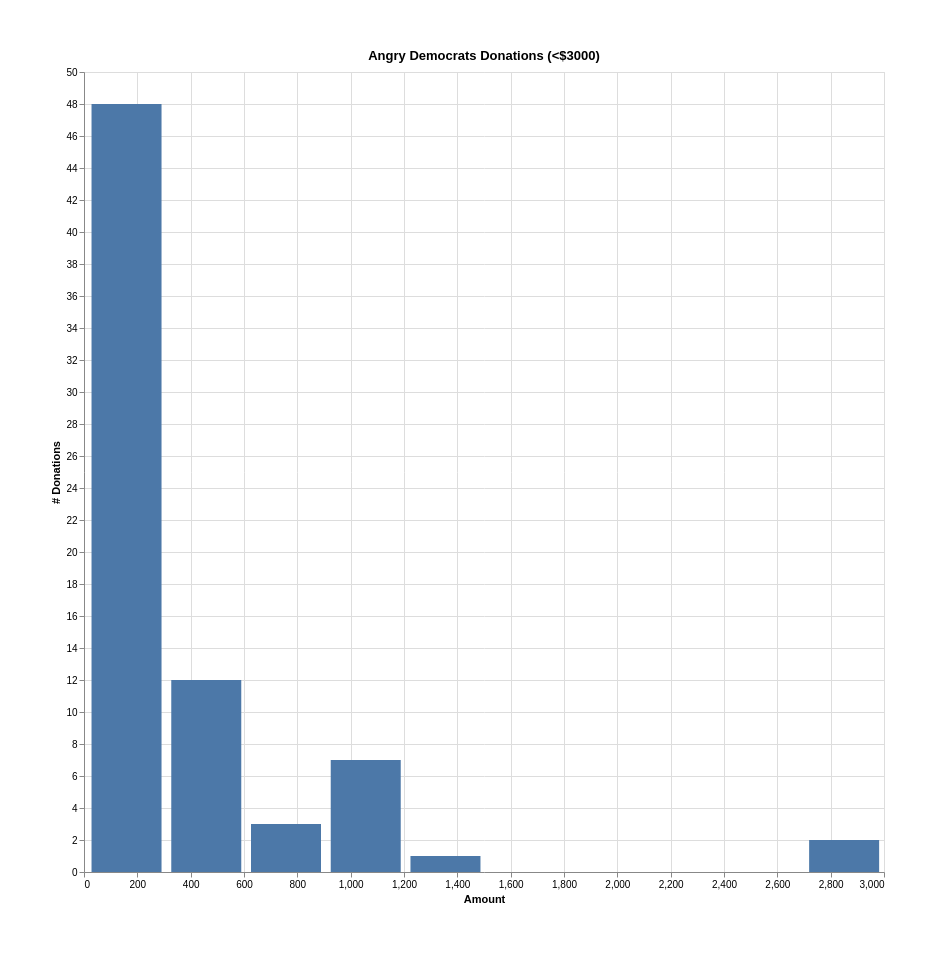

Express this chart as Vega-Lite.
### Vega-Lite specification from a JSON file in a GitHub repository (floating-point values rounded to 4 significant figures)
{"config": {"view": {"height": 800, "width": 800}, "padding": 50}, "mark": {"binSpacing": 1, "size": 70, "type": "bar"}, "data": {"values": [{"Amount": 159.5, "count": 48}, {"Amount": 458.5, "count": 12}, {"Amount": 757.5, "count": 3}, {"Amount": 1056.0, "count": 7}, {"Amount": 1356.0, "count": 1}, {"Amount": 1654.0, "count": 0}, {"Amount": 1954.0, "count": 0}, {"Amount": 2252.0, "count": 0}, {"Amount": 2552.0, "count": 0}, {"Amount": 2850.0, "count": 2}]}, "$schema": "https://vega.github.io/schema/vega-lite/v5.json", "title": "Angry Democrats Donations (<$3000)", "encoding": {"x": {"field": "Amount", "type": "quantitative"}, "y": {"field": "count", "type": "quantitative", "axis": {"title": "# Donations"}}}}
